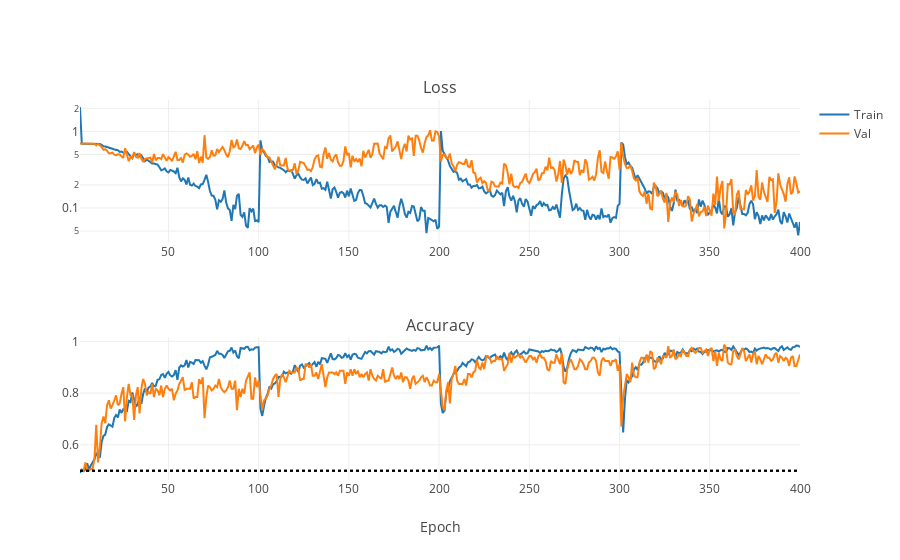

The notebook cell saved with this chart:
### Markdown cell above
Not bad, still some overfitting, but we now reach 80% validation accuracy.. Let's add data augmentation. As in the case of AlexNet, let's turn them on one by one every 100 epochs: random zoom-in, rotation, horizontal flip, brightness.

### Code cell
iplot(plot_training_stats("/DATA/Dropbox/LOOTRPV/Personal_programming/MachineLearning/Tutorials/ImageRecognition/NNs/ZFNet_logs/4_augmented.log"))

### Figure 1 — Plotly figure (JSON) as saved in the notebook; plotly's stock layout.template omitted (floating-point values rounded to 4 significant figures; data arrays with more than 128 entries replaced by an {"elided": "..."} marker saying what was removed)
{"data": [{"line": {"color": "#1F77B4"}, "name": "Train", "type": "scatter", "uid": "e6e7135c-da15-4b47-b0a3-ee59c8fdc359", "x": {"elided": "400 int values"}, "xaxis": "x", "y": {"elided": "400 float values"}, "yaxis": "y"}, {"line": {"color": "#FF7F0E"}, "name": "Val", "type": "scatter", "uid": "7e85496a-3500-4cf5-889f-9812e3fea39f", "x": {"elided": "400 int values"}, "xaxis": "x", "y": {"elided": "400 float values"}, "yaxis": "y"}, {"line": {"color": "#1F77B4"}, "name": "Train", "showlegend": false, "type": "scatter", "uid": "def5e864-bf8b-49ea-92e2-944cbbdd2fa6", "x": {"elided": "400 int values"}, "xaxis": "x2", "y": {"elided": "400 float values"}, "yaxis": "y2"}, {"line": {"color": "#FF7F0E"}, "name": "Val", "showlegend": false, "type": "scatter", "uid": "f5c98ef5-e969-4c4f-b359-68b8f1a19409", "x": {"elided": "400 int values"}, "xaxis": "x2", "y": {"elided": "400 float values"}, "yaxis": "y2"}, {"line": {"color": "#000000", "dash": "dot"}, "mode": "lines", "name": "Always dogs", "showlegend": false, "type": "scatter", "uid": "75ad1326-4e21-4150-a074-d23fb86daa60", "x": {"elided": "400 int values"}, "xaxis": "x2", "y": {"elided": "400 float values"}, "yaxis": "y2"}, {"line": {"color": "#000000", "dash": "dot"}, "mode": "lines", "name": "Always cats", "showlegend": false, "type": "scatter", "uid": "062eacc2-9bd1-46b9-8b81-2769e001c68b", "x": {"elided": "400 int values"}, "xaxis": "x2", "y": {"elided": "400 float values"}, "yaxis": "y2"}], "layout": {"annotations": [{"font": {"size": 16}, "showarrow": false, "text": "Loss", "x": 0.5, "xanchor": "center", "xref": "paper", "y": 1, "yanchor": "bottom", "yref": "paper"}, {"font": {"size": 16}, "showarrow": false, "text": "Accuracy", "x": 0.5, "xanchor": "center", "xref": "paper", "y": 0.375, "yanchor": "bottom", "yref": "paper"}], "xaxis": {"anchor": "y", "domain": [0, 1]}, "xaxis2": {"anchor": "y2", "domain": [0, 1], "title": {"text": "Epoch"}}, "yaxis": {"anchor": "x", "domain": [0.625, 1], "type": "log"}, "yaxis2": {"anchor": "x2", "domain": [0, 0.375]}}}
